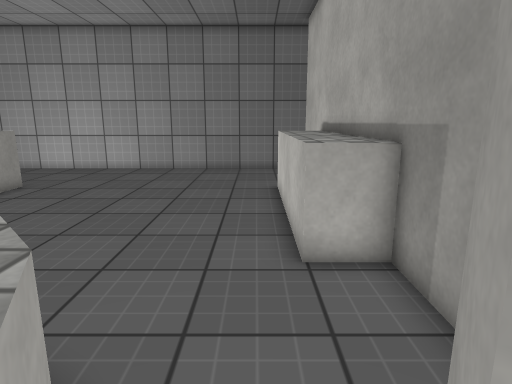
view 1 (above)

15 first-person views from a walk through a 3-D level made in the Unity game engine. The camera is 1.4 m above the floor, tilts 12° down and sees 75° across. The floor is counted in squares, 0.5 m on a side. Each view is taken from the middle of a square. On the plan, view 1 faces up. The plan holds only what a view shows up to about 20 squares ahead; the rest is blank. The place goes on beyond the plan. The player is left out. Some animated figures are not drawn. Surface patterns are stand-ins for the level's own textures.

view 2
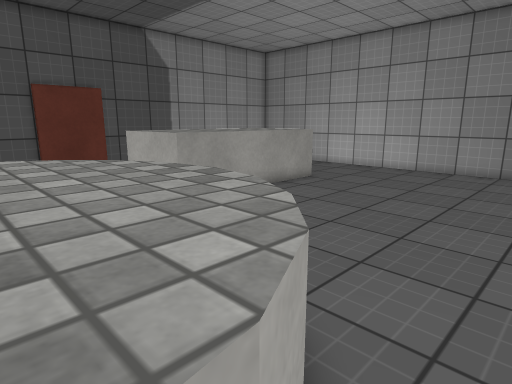

view 3
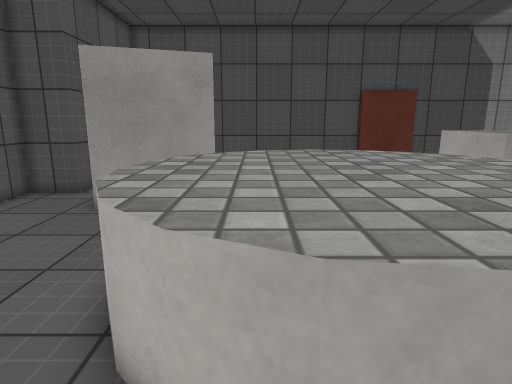

view 4
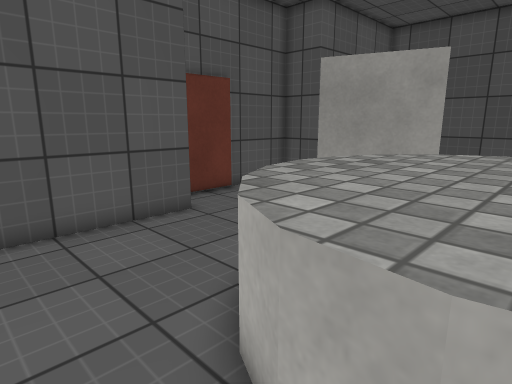

view 5
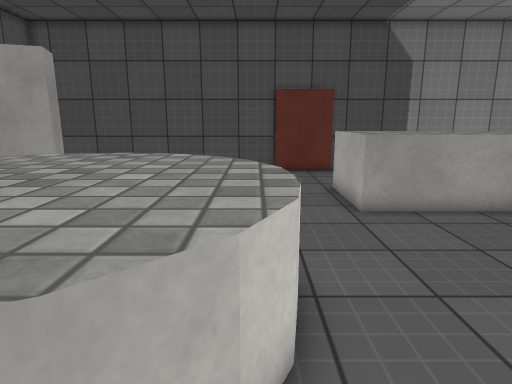

view 6
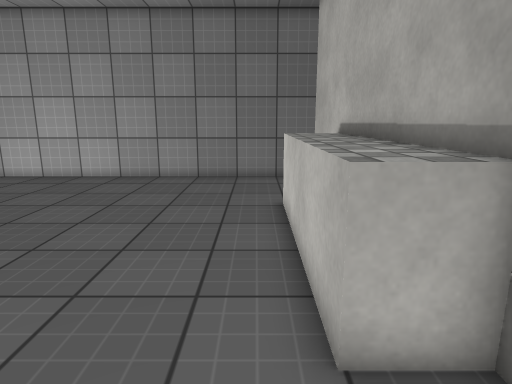

view 7
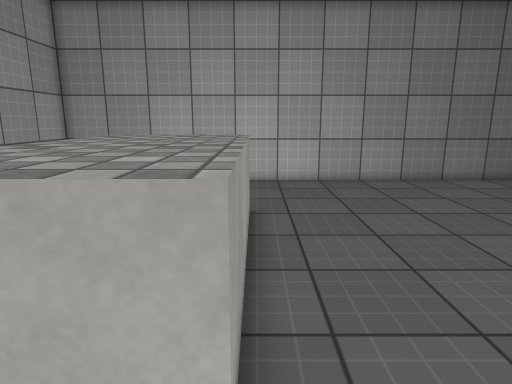

view 8
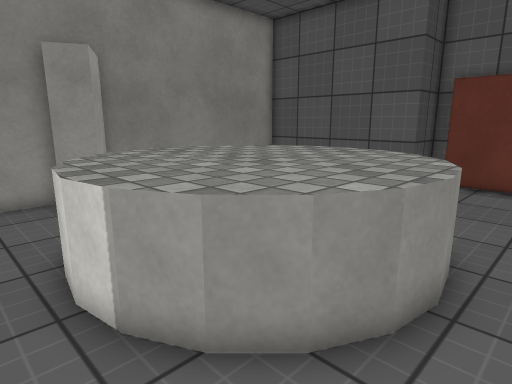

view 9
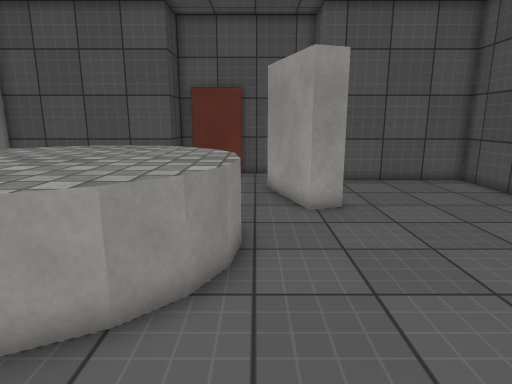

view 10
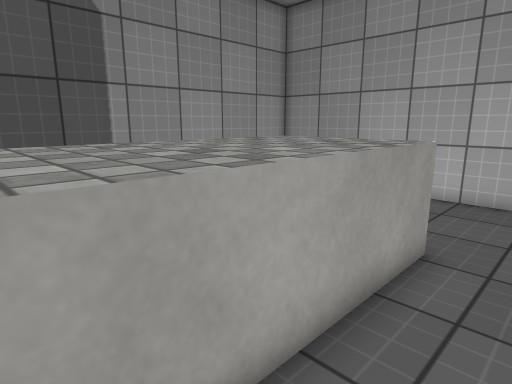

view 11
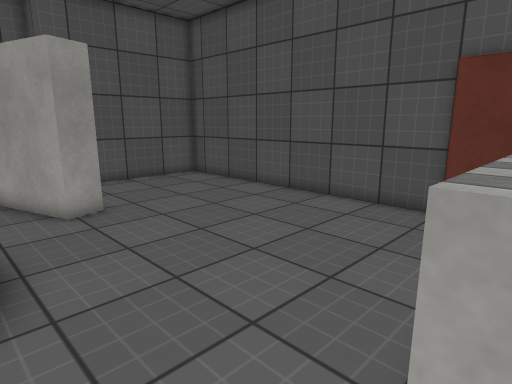

view 12
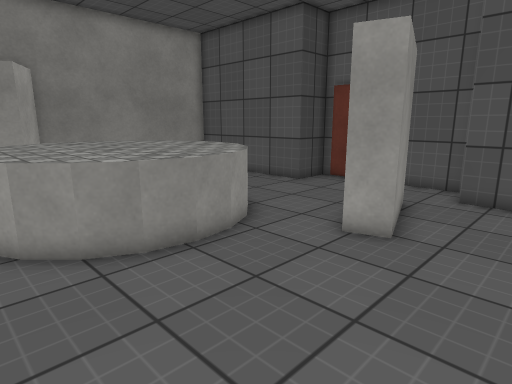

view 13
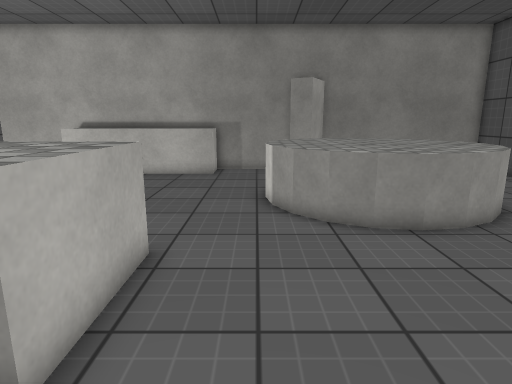

view 14
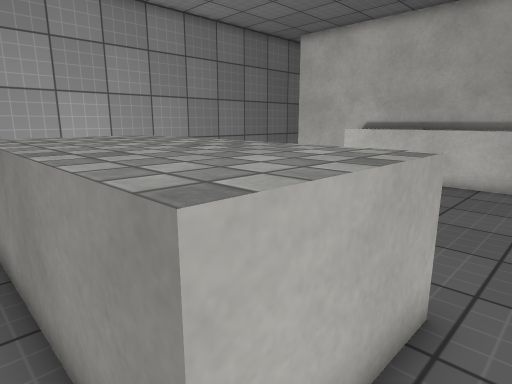

view 15
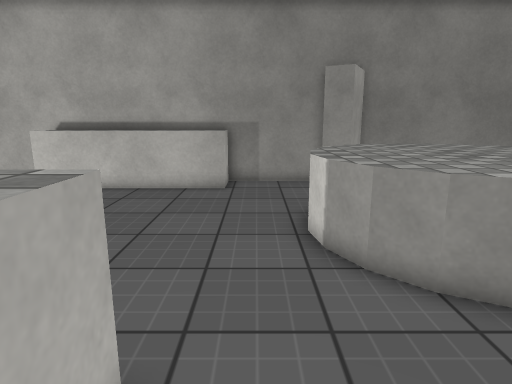

### Floor plan
Key: @ floor where view 1 was taken; # wall or solid block; x gap in a wall; . floor; = window, fence, low wall or low ledge; ≈ liquid the walk keeps out of; ^ raised ledge.
Columns run from 19 left of view 1 to 3 right of it. Each row starts with its distance up from view 1.
 20 #######################
 19 #     ................x
 18 #     ............... #
 17 #      .............. #
 16 #       ............. #
 15 #       ............. #
 14 #    ^^^^^..........^^^
 13 #    ^^^^^..........^^^
 12 #    ^^^^^..........^^^
 11 #   .^^^^^..........^^^
 10 #   .^^^^^..........^^^
  9 #   .^^^^^..........^^^
  8 #    ^^^^^..........^^^
  7 #... ^^^^^..........^^^
  6 #....^^^^...........^^^
  5 #.....................#
  4 #.....................#
  3 #...........^^^^^.....#
  2 #..........^^^^^^^. ###
  1 #..........^^^^^^^^ ###
  0 #.........=^^^^^^^^@.##
 -1 #.........=^^^^^^^^   #
 -2 #..........^^^^^^^^ . #
 -3 #..........^^^^^^^..  #
 -4 #......###...^^^^.... #
 -5 #......###........... #
 -6 #.......##........... #
 -7 #.......##..........  #
 -8 #...................  #
 -9 #######≈......≈########
-10       ##......##
-11        ########

Positions as (right, up) in squares from view 1, and headings:
1: (0, 0), facing up
2: (0, 0), facing up-left
3: (1, -2), facing left
4: (1, 0), facing down-left
5: (0, 3), facing left
6: (0, 3), facing up
7: (-10, 4), facing up
8: (-10, 5), facing down-right
9: (-9, 7), facing down
10: (-8, 7), facing up-left
11: (-8, 7), facing down-left
12: (-15, 4), facing down-right
13: (-17, 4), facing right
14: (-15, 5), facing up-right
15: (-13, 5), facing right
